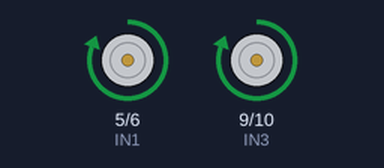
A sketch run on a simulated Arduino Uno, built with avr-gcc and run on an emulated ATmega328P. On the bench: motor-driver pin pairs drawn as motors (green arrow = first pin HIGH = forward, orange = second pin HIGH = backward, longer = more drive).

Above: at 1.0 s.
At 3.0 s:
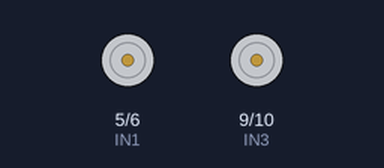
Timing chart, 0 to 5.2 s (numbered marks = the images above):
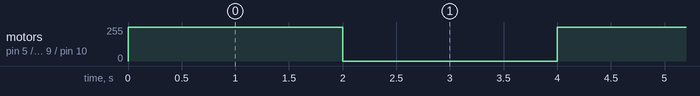

Measured:
- by itself, motor on pin 5 (IN1) / pin 6 (IN2), motor on pin 9 (IN3) / pin 10 (IN4): alternates forward 255/255 for 2.0 s and stopped for 2.0 s

The sketch:

firewil.ino
```cpp
// Pin motor
int IN1 = 5;   // Motor Kiri - maju
int IN2 = 6;   // Motor Kiri - mundur
int IN3 = 9;   // Motor Kanan - maju
int IN4 = 10;  // Motor Kanan - mundur

void setup() {
  // Atur pin sebagai output
  pinMode(IN1, OUTPUT);
  pinMode(IN2, OUTPUT);
  pinMode(IN3, OUTPUT);
  pinMode(IN4, OUTPUT);
}

void loop() {
  // Gerak maju
  digitalWrite(IN1, HIGH); // Motor kiri maju
  digitalWrite(IN2, LOW);
  digitalWrite(IN3, HIGH); // Motor kanan maju
  digitalWrite(IN4, LOW);

  // Jalan selama 2 detik
  delay(2000);

  // Berhenti
  digitalWrite(IN1, LOW);
  digitalWrite(IN2, LOW);
  digitalWrite(IN3, LOW);
  digitalWrite(IN4, LOW);

  delay(2000);
}
```
